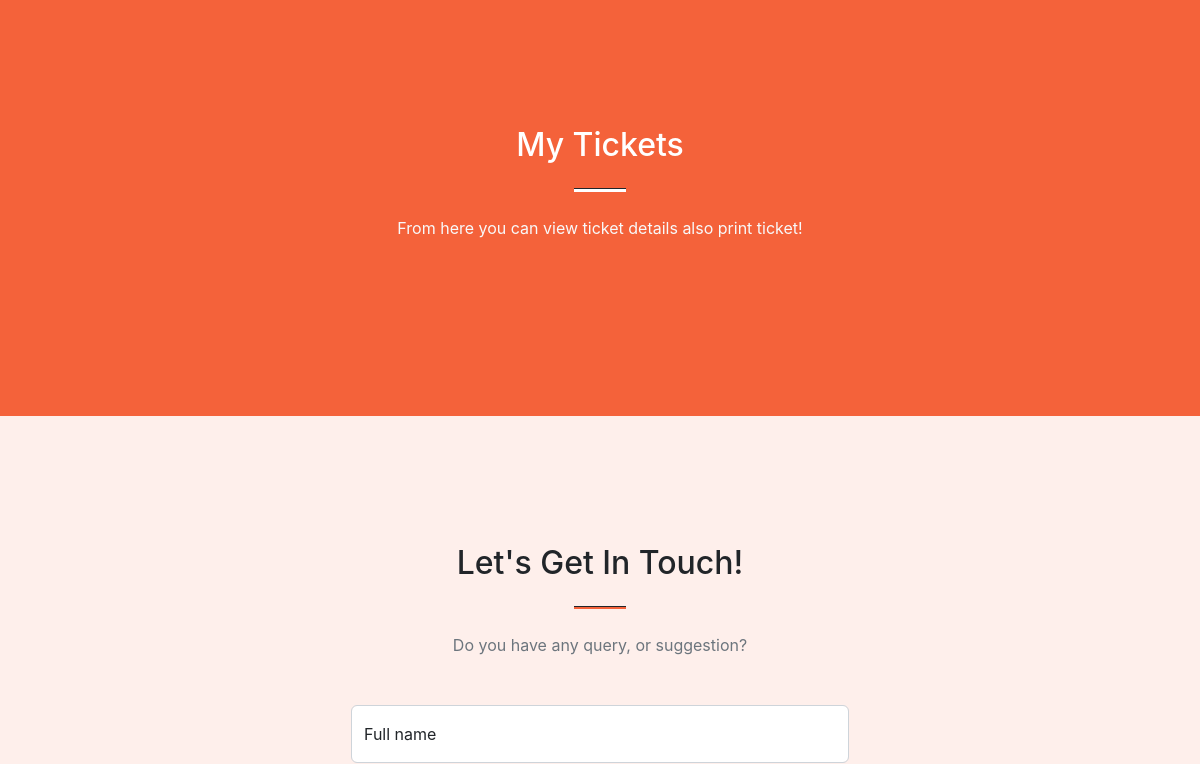
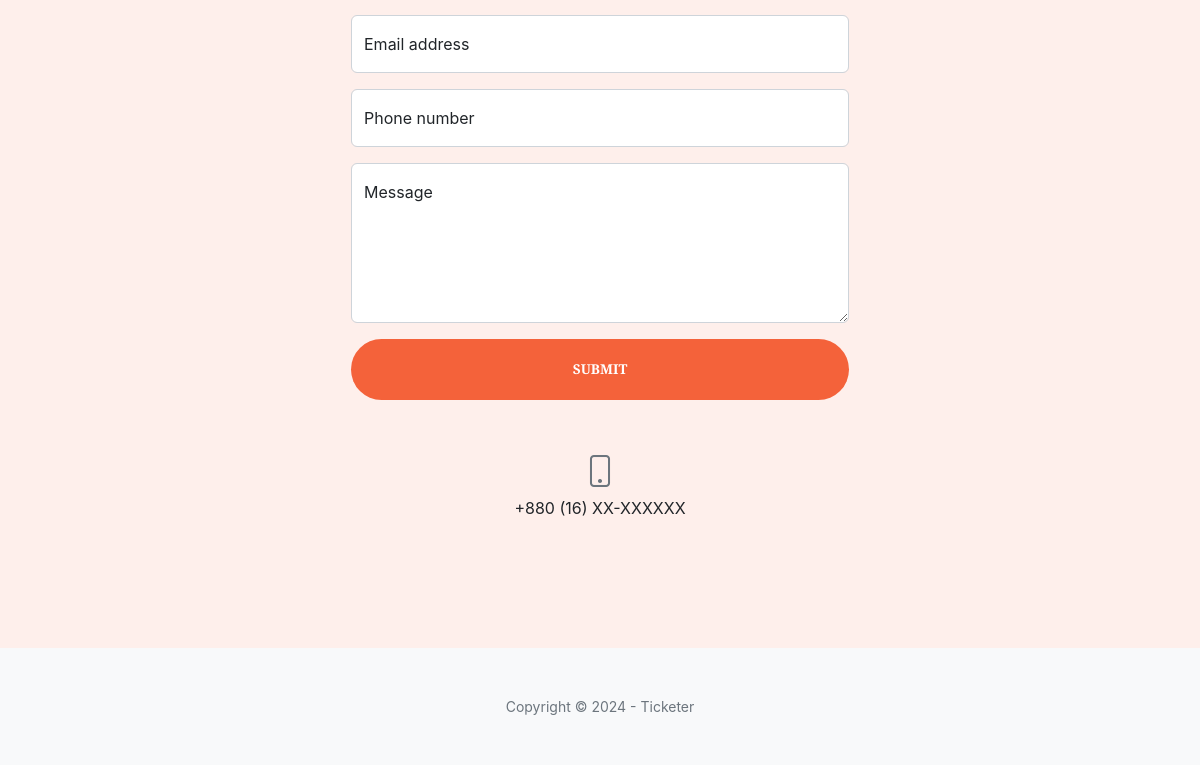
Page /index.php (signed in, lower part) on the earlier database version (2 pictures, top to bottom).
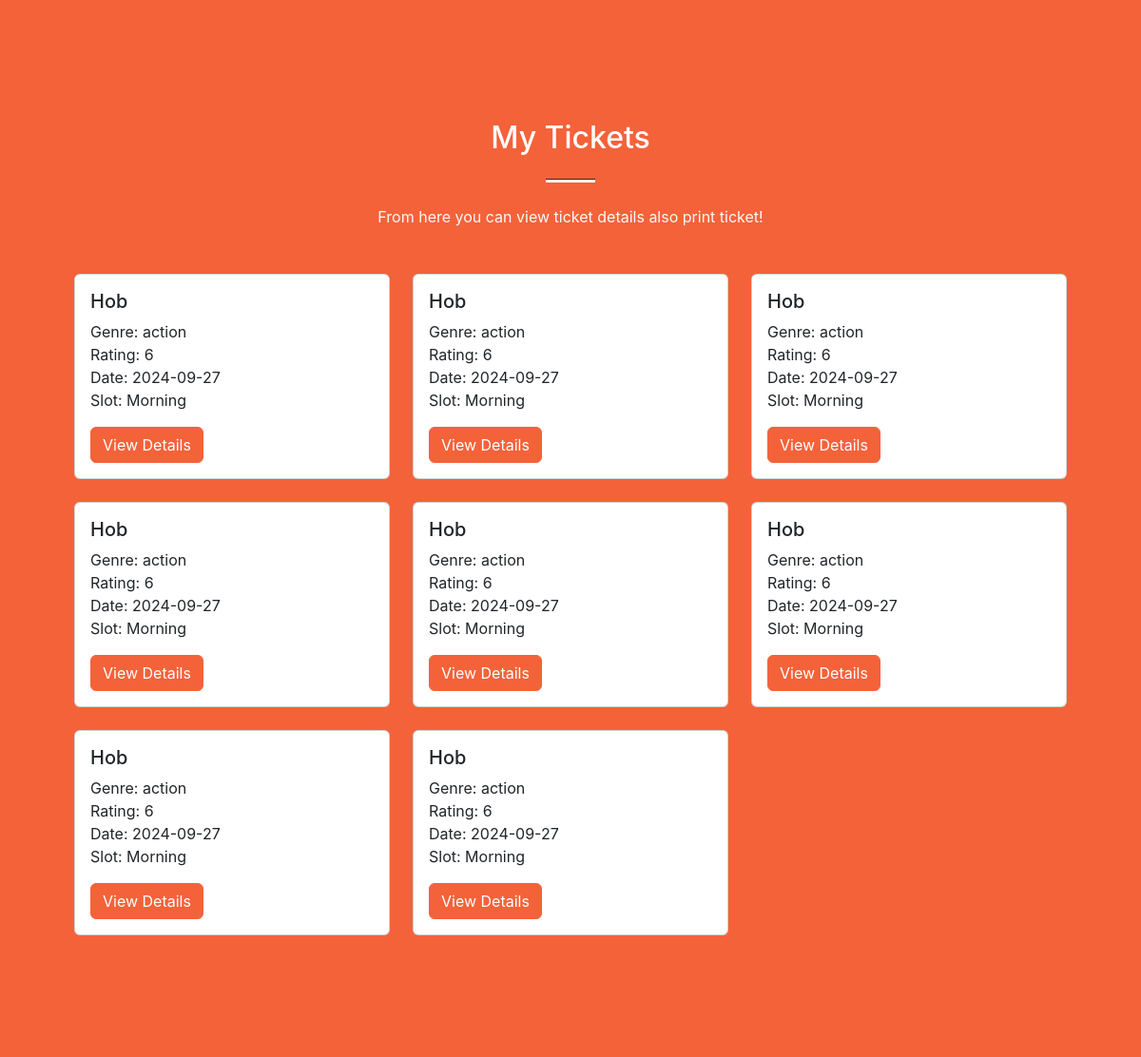
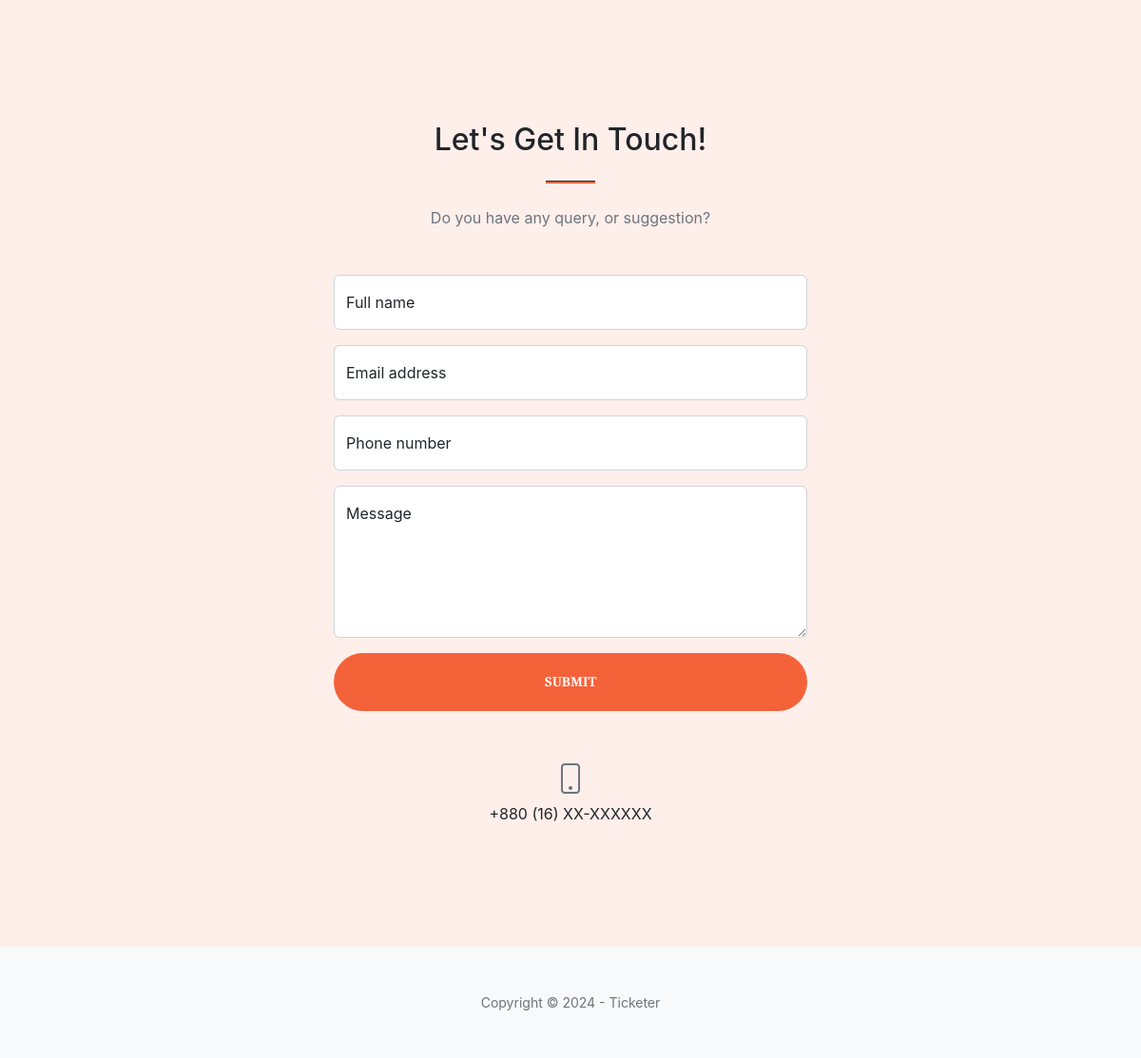
Same page on the later database version (2 pictures, top to bottom).
### tables this page shows
CREATE TABLE `ticket` (
  `ticketid` int(11) NOT NULL,
  `userid` int(11) NOT NULL,
  `slotid` int(11) NOT NULL
);

CREATE TABLE `movietable` (
  `movieid` int(11) NOT NULL,
  `moviename` varchar(100) NOT NULL,
  `releasedate` date NOT NULL,
  `genre` varchar(100) NOT NULL,
  `rating` varchar(40) NOT NULL,
  `movierating` int(11) NOT NULL,
  `poster` blob NOT NULL
);

CREATE TABLE `slottable` (
  `movieid` int(11) NOT NULL,
  `hallid` int(11) NOT NULL,
  `slotid` int(11) NOT NULL,
  `date` date NOT NULL,
  `slot` varchar(10) NOT NULL
);

### index.php (the view, shortened to what this page needs)
<!DOCTYPE html>
<html lang="en">
<head>
    <link href="https://cdn.jsdelivr.net/npm/bootstrap-icons@1.5.0/font/bootstrap-icons.css" rel="stylesheet" />
    <link href="https://cdnjs.cloudflare.com/ajax/libs/SimpleLightbox/2.1.0/simpleLightbox.min.css" rel="stylesheet" />
    <link href="css/styles.css" rel="stylesheet" />
</head>
<body id="page-top">
        <?php
        include './includes/dbcon.php';
        ?>
    <section class="page-section bg-primary" id="mytickets">
        <div class="container px-4 px-lg-5">
            <div class="row gx-4 gx-lg-5 justify-content-center">
                <div class="col-lg-8 text-center">
                    <h2 class="text-white mt-0">My Tickets</h2>
                    <hr class="divider divider-light" />
                    <p class="text-light mb-5">From here you can view ticket details also print ticket!</p>
                </div>
            </div>
            <?php
            if (isset($_SESSION['userid'])) {
                $sql = "SELECT m.moviename, m.genre, m.movierating, s.date, s.slot, t.ticketid
                FROM ticket t JOIN movietable m JOIN slottable s
                WHERE t.userid = " . $_SESSION['userid'] . " AND t.slotid = s.slotid AND s.movieid = m.movieid";
                $result = $conn->query($sql);
                if ($result->num_rows > 0) {
                    echo '<div class="row row-cols-1 row-cols-md-3 g-4">';
                    while ($row = $result->fetch_assoc()) {
                        ?>
                        <div class="col">
                            <div class="card">
                                <div class="card-body">
                                    <h5 class="card-title"><?php echo htmlspecialchars($row['moviename']); ?></h5>
                                    <p class="card-text">
                                        Genre: <?php echo htmlspecialchars($row['genre']); ?><br>
                                        Rating: <?php echo htmlspecialchars($row['movierating']); ?><br>
                                        Date: <?php echo htmlspecialchars($row['date']); ?><br>
                                        Slot: <?php echo htmlspecialchars($row['slot']); ?>
                                    </p>
                                    <a href="/printTicket.php?ticketid=<?php echo $row['ticketid'] ?>" class="btn btn-primary">View
                                        Details</a>
                                </div>
                            </div>
                        </div>
                        <?php
                    }
                }
            } else {
                echo '<div class="col text-center">
                <p class="text-light">No tickets found.<br>Login to see your Tickets</p>
            </div>';
            }
            echo '</div>';
            ?>
        </div>
    </section>
    <section class="page-section" id="contact" style="background-color: rgba(244, 98, 58,0.1);">
        <div class="container px-4 px-lg-5">
            <div class="row gx-4 gx-lg-5 justify-content-center">
                <div class="col-lg-8 col-xl-6 text-center">
                    <h2 class="mt-0">Let's Get In Touch!</h2>
                    <hr class="divider" />
                    <p class="text-muted mb-5">Do you have any query, or suggestion?</p>
                </div>
            </div>
            <div class="row gx-4 gx-lg-5 justify-content-center mb-5">
                <div class="col-lg-6">
                    <form id="contactForm" action="index.php" method="post">
                        <div class="form-floating mb-3">
                            <input class="form-control" id="name" name="name" type="text"
                                placeholder="Enter your name..." data-sb-validations="required" required />
                            <label for="name">Full name</label>
                        </div>
                        <div class="form-floating mb-3">
                            <input class="form-control" id="email" name="email" type="email"
                                placeholder="name@example.com" data-sb-validations="required,email" required />
                            <label for="email">Email address</label>
                        </div>
                        <div class="form-floating mb-3">
                            <input class="form-control" id="phone" name="phone" type="tel"
                                placeholder="(880) 1601 - XXXXXX" data-sb-validations="required" required />
                            <label for="phone">Phone number</label>
                        </div>
                        <div class="form-floating mb-3">
                            <textarea class="form-control" id="message" name="message" type="text"
                                placeholder="Enter your message here..." style="height: 10rem"
                                data-sb-validations="required" required></textarea>
                            <label for="message">Message</label>
                        </div>
                        <div class="d-grid"><button class="btn btn-primary btn-xl" id="submitButton"
                                type="submit">Submit</button></div>
                    </form>
                </div>
            </div>
            <div class="row gx-4 gx-lg-5 justify-content-center">
                <div class="col-lg-4 text-center mb-5 mb-lg-0">
                    <i class="bi-phone fs-2 mb-3 text-muted"></i>
                    <div>+880 (16) XX-XXXXXX</div>
                </div>
            </div>
        </div>
    </section>
    <?php include 'includes/footer.php'; ?>

### includes/footer.php (shortened to what this page needs)
<footer class="bg-light py-5">
    <div class="container px-4 px-lg-5">
        <div class="small text-center text-muted">Copyright &copy; 2024 - Ticketer</div>
    </div>
</footer>
</body>
</html>

Differences in the rows shown:
added ticket: movietable.moviename "Hob", movietable.genre "action", movietable.movierating "6", slotid.date "2024-09-27", slotid.slot "Morning"
added ticket: movietable.moviename "Hob", movietable.genre "action", movietable.movierating "6", slotid.date "2024-09-27", slotid.slot "Morning"
added ticket: movietable.moviename "Hob", movietable.genre "action", movietable.movierating "6", slotid.date "2024-09-27", slotid.slot "Morning"
added ticket: movietable.moviename "Hob", movietable.genre "action", movietable.movierating "6", slotid.date "2024-09-27", slotid.slot "Morning"
added ticket: movietable.moviename "Hob", movietable.genre "action", movietable.movierating "6", slotid.date "2024-09-27", slotid.slot "Morning"
added ticket: movietable.moviename "Hob", movietable.genre "action", movietable.movierating "6", slotid.date "2024-09-27", slotid.slot "Morning"
added ticket: movietable.moviename "Hob", movietable.genre "action", movietable.movierating "6", slotid.date "2024-09-27", slotid.slot "Morning"
added ticket: movietable.moviename "Hob", movietable.genre "action", movietable.movierating "6", slotid.date "2024-09-27", slotid.slot "Morning"
